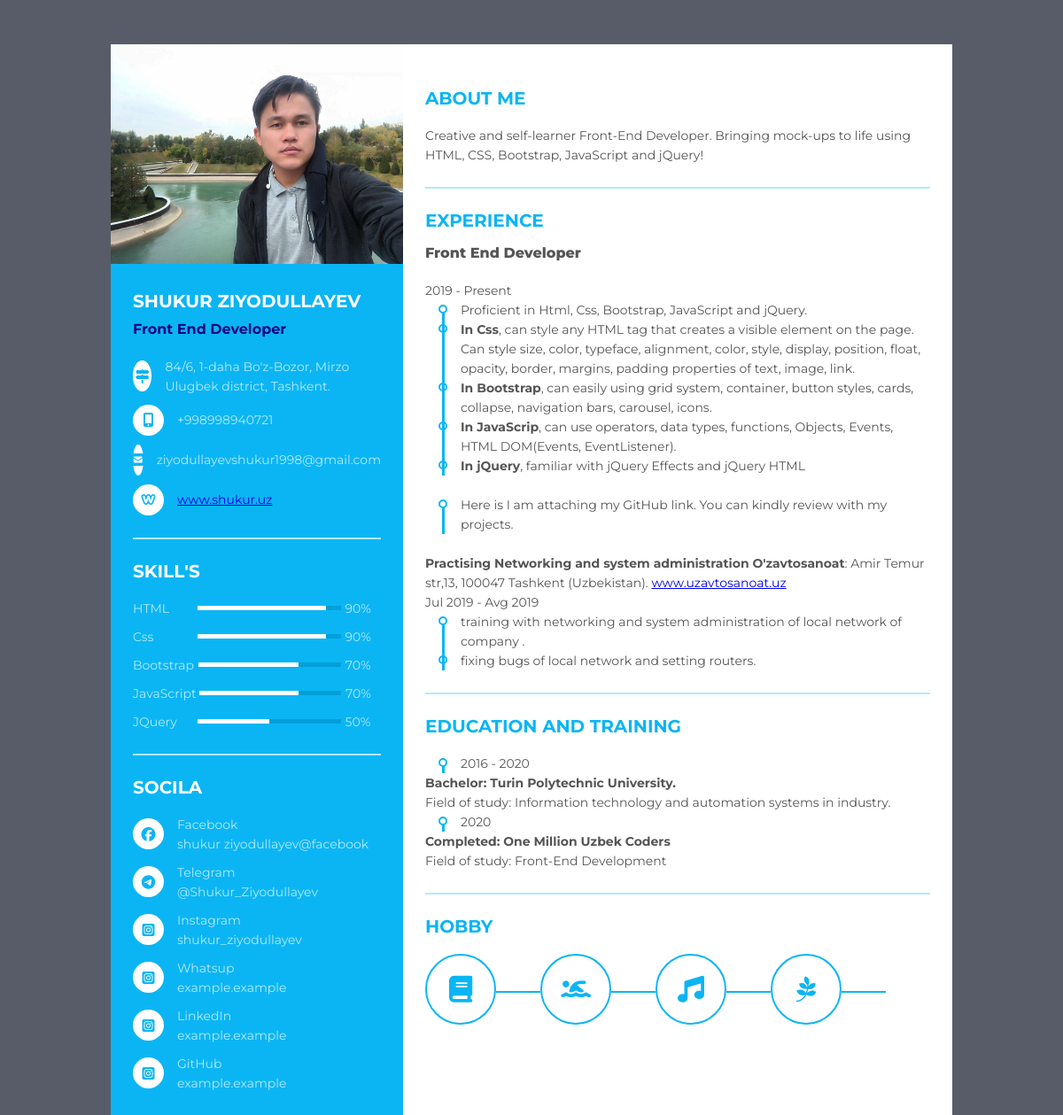
The page / on the database its author committed.
### coreinfo/models.py (models this page shows, shortened)
class UserInfo(models.Model):
    user_image      = models.ImageField(upload_to='user image/%Y/%m/%d/', verbose_name='User Image')
    user_name       = models.CharField(max_length=200)
    user_profession = models.CharField(max_length=500)
    user_phone     = PhoneNumberField()
    user_email     = models.EmailField(blank=True, null=True)
    user_address   = models.CharField(max_length=500)
    facebook_link       = models.CharField(max_length=200, blank=True, null=True)
    instagram_link      = models.CharField(max_length=200, blank=True, null=True)
    telegram_link       = models.CharField(max_length=200, blank=True, null=True)
    whatsup_link        = models.CharField(max_length=200, blank=True, null=True)
    linkedin_link       = models.CharField(max_length=200, blank=True, null=True)
    github_link         = models.CharField(max_length=200, blank=True, null=True)
    stackoverflow_link  = models.CharField(max_length=200, blank=True, null=True)
    user_info       = models.TextField(verbose_name='About Me')
    user_experience = models.TextField(verbose_name='Experience')
    user_edu        = models.TextField(verbose_name='Education And Training')

### coreinfo/views.py (the view)
# urls.py: 2. Add a URL to urlpatterns:  path('', views.home, name='home')
def home(request, *args, **kwargs):
    object_list = UserInfo.objects.all()
    return render(
        request=request,
        template_name='coreinfo/index.html',
        context={'object_list' : object_list}
    )

### templates/coreinfo/index.html (shortened to what this page needs)
<!DOCTYPE html>
<html lang="en">
{% load static %}
<head>
    <link rel="stylesheet" href="{% static 'css/style.css' %}">
</head>
<body>
    {% for object in object_list %}
    <div class="resume">
        <div class="resume_left">
            <div class="resume_profile">
                {% if object.user_image.url %}
                    <img src="{{ object.user_image.url }}" alt="" alt="profile_pic">
                {% else %}
                    <img src="{% static 'images/anonymous-user.png' %}" alt="" alt="profile_pic">
                {% endif %}
            </div>
            {% include "coreinfo/includes/user-contact.html" %}
               {% include "coreinfo/includes/skills.html" %}
               {% include "coreinfo/includes/social-links.html" %}
            </div>
        </div>
        <div class="resume_right">
            <div class="resume_item resume_about">
                <div class="title">
                    <p class="bold">About Me</p>
                </div>
                <p>{{ object.user_info|safe }}</p>
            </div>
            {% include "coreinfo/includes/experience.html" %}
            {% include "coreinfo/includes/edu-train.html" %}
            <div class="resume_item resume_hobby">
                <div class="title">
                    <p class="bold">Hobby</p>
                </div>
                <ul>
                    <li><i class="fas fa-book" aria-hidden="true"></i></li>
                    <li><i class="fas fa-swimmer" aria-hidden="true"></i></li>
                    <li><i class="fas fa-music" aria-hidden="true"></i></li>
                    <li><i class="fab fa-pagelines" aria-hidden="true"></i></li>
                </ul>
            </div>
        </div>
    </div>
    {% endfor    %}
</body>
</html>

### templates/coreinfo/includes/user-contact.html
            <div class="resume_content">
                <div class="resume_item resume_info">
                    <div class="title">
                        <p class="bold">{{ object.user_name }}</p>
                        <p class="regular">{{ object.user_profession }}</p>
                    </div>
                    <ul>
                        <li>
                            <div class="icon">
                                <i class="fas fa-map-signs"></i>
                            </div>
                            <div class="data">
                                {{ object.user_address  }}
                            </div>
                        </li>
                        <li>
                            <div class="icon">
                                <i class="fas fa-mobile-alt"></i>
                            </div>
                            <div class="data">
                                {{ object.user_phone }}
                            </div>
                        </li>
                        <li>
                            <div class="icon">
                                <i class="fas fa-envelope-square"></i>
                            </div>
                            <div class="data">
                                {{ object.user_email }}
                            </div>
                        </li>
                        <li>
                            <div class="icon">
                                <i class="fab fa-weebly"></i>
                            </div>
                            <div class="data">
                                <a  href='www.shukur.uz'>www.shukur.uz</a>
                            </div>
                        </li>
                    </ul>
                </div>

### templates/coreinfo/includes/skills.html
   <div class="resume_item resume_skills">
    <div class="title">
        <p class="bold">skill's</p>
    </div>
    <ul>
        <li>
            <div class="skill_name">
                HTML
            </div>
            <div class="skill_progress">
                <span style="width: 90%;"></span>
            </div>
            <div class="skill_per">90%</div>
        </li>
        <li>
            <div class="skill_name">
                Css
            </div>
            <div class="skill_progress">
                <span style="width: 90%;"></span>
            </div>
            <div class="skill_per">90%</div>
        </li>
        <li>
            <div class="skill_name">
                Bootstrap
            </div>
            <div class="skill_progress">
                <span style="width: 70%;"></span>
            </div>
            <div class="skill_per">70%</div>
        </li>
        <li>
            <div class="skill_name">
                JavaScript
            </div>
            <div class="skill_progress">
                <span style="width: 70%;"></span>
            </div>
            <div class="skill_per">70%</div>
        </li>
        <li>
            <div class="skill_name">
                JQuery
            </div>
            <div class="skill_progress">
                <span style="width: 50%;"></span>
            </div>
            <div class="skill_per">50%</div>
        </li>
    </ul>
</div>

### templates/coreinfo/includes/social-links.html (shortened to what this page needs)
<div class="resume_item resume_social">
    <div class="title">
        <p class="bold">socila</p>
    </div>
    <ul>
        <li>
            <div class="icon">
                <i class="fab fa-facebook"></i>
            </div>
            <div class="data">
                {% if object.facebook_link %}
                    <p class="semi_bold"> Facebook </p>
                    <p>{{ object.facebook_link }}</p>
                {% endif %}
            </div>
        </li>
        <li>
            <div class="icon">
                <i class="fab fa-telegram"></i>
            </div>
            <div class="data">
                {% if object.telegram_link %}
                    <p class="semi_bold"> Telegram </p>
                    <p>{{ object.telegram_link }}</p>
                {% endif %}
            </div>
        </li>
        <li>
            <div class="icon">
                <i class="fab fa-instagram-square"></i>
            </div>
            <div class="data">
                {% if object.instagram_link %}
                    <p class="semi_bold"> Instagram </p>
                    <p>{{ object.instagram_link }}</p>
                {% endif %}
            </div>
        </li>
        {% if object.whatsup_link %}
        <li>
            <div class="icon">
                <i class="fab fa-instagram-square"></i>
            </div>
            <div class="data">
                {% if object.whatsup_link %}
                    <p class="semi_bold"> Whatsup </p>
                    <p>{{ object.whatsup_link }}</p>
                {% endif %}
            </div>
        </li>
        {% endif %}
        {% if object.linkedin_link %}
        <li>
            <div class="icon">
                <i class="fab fa-instagram-square"></i>
            </div>
            <div class="data">
                {% if object.linkedin_link %}
                    <p class="semi_bold"> LinkedIn </p>
                    <p>{{ object.linkedin_link }}</p>
                {% endif %}
            </div>
        </li>
        {% endif %}
        {% if object.github_link %}
        <li>
            <div class="icon">
                <i class="fab fa-instagram-square"></i>
            </div>
            <div class="data">
                {% if object.github_link %}
                    <p class="semi_bold"> GitHub </p>
                    <p>{{ object.github_link }}</p>
                {% endif %}
            </div>
        </li>
        {% endif %}
    </ul>
</div>

### templates/coreinfo/includes/experience.html
            <div class="resume_item resume_work">
                <div class="title">
                    <p class="bold">Experience</p>
                    <p class="semi-bold" style="margin-top: 15px;">Front End Developer</p>
                </div>
                <p>{{ object.user_experience|safe }}</p>
            </div>

### templates/coreinfo/includes/edu-train.html
<div class="resume_item resume_education">
    <div class="title">
        <p class="bold">Education And Training</p>
    </div>
    <p>{{ object.user_edu|safe }}</p>
</div>

### files/css/style.css (style rules this page uses)
* { margin: 0; padding: 0; box-sizing: border-box; list-style: none; font-family: 'Montserrat', sans-serif;; }
body { background: #585c68; font-size: 14px; line-height: 22px; color: #555555; }
.bold { font-weight: 700; font-size: 20px; text-transform: uppercase; }
.semi-bold { font-weight: 800; font-size: 16px; }
.resume { width: 950px; height: auto; display: flex; margin: 50px auto; }
.resume .resume_left { width: 330px; background: #0bb5f4; }
.resume .resume_left .resume_profile img { width: 100%; height: 100%; }
.resume .resume_left .resume_content { padding: 0 25px; }
.resume .title { margin-bottom: 20px; }
.resume .resume_left .bold { color: #ffffff; }
.resume .resume_left .regular { margin-top: 10px; font-size: medium; font-weight: bold; color: #11067c; }
.resume .resume_item { padding:25px 0; border-bottom: 2px solid #b1eaff; }
.resume .resume_left .resume_item:last-child , .resume .resume_right .resume_item:last-child { border-bottom: 0px; }
.resume .resume_left ul li { display: flex; align-items: center; margin-bottom: 10px; }
.resume .resume_left ul li:last-child { margin-bottom: 0; }
.resume .resume_left ul li .icon { width: 35px; height: 35px; background: #ffffff; color: #0bb5f4; border-radius: 50%; margin-right: 15px; font-size: 16px; position: relative; }
.resume .resume_left ul li i, .resume .resume_right .resume_hobby ul li i { position: absolute; top: 50%; left: 50%; transform: translate(-50%, -50%); }
.resume .resume_left ul li .data { color: #b1eaff; }
.resume .resume_left .resume_skills ul li { color: #b1eaff; justify-content: space-between; }
.resume .resume_left .resume_skills ul li .skill_name { width: 25%; }
.resume .resume_left .resume_skills ul li .skill_progress { width: 60%; margin: 0 5px; height: 5px; background: #009fd9; position: relative; }
.resume .resume_left .resume_skills ul li .skill_per { width: 15%; }
.resume .resume_left .resume_skills ul li .skill_progress span { position: absolute; top: 0; left: 0; height: 100%; background: #ffffff; }
.resume .resume_right { width: 620px; background: #ffffff; padding: 25px; }
.resume .resume_right .bold { color: #0bb5f4; }
.resume .resume_right .resume_work ul, .resume .resume_right .resume_education ul { padding-left: 40px; overflow: hidden; }
.resume .resume_right ul li { list-style-type: none; position: relative; }
.resume .resume_right .resume_work ul li:before, .resume .resume_right .resume_education ul li:before { content:" "; position: absolute; top: 5px; left: -25px; width: 6px; height: 6px; border-radius: 50%; border: 2px solid #0bb5f4; }
.resume .resume_right .resume_work ul li:after, .resume .resume_right .resume_education ul li:after { content:" "; position: absolute; top: 14px; left: -21px; width: 3px; height: 92px; background: #0bb5f4; }
.resume .resume_right .resume_hobby { width: 470px; }
.resume .resume_right .resume_hobby ul { display: flex; justify-content: space-between; }
.resume .resume_right .resume_hobby ul li { width: 80px; height: 80px; border: 2px solid #0bb5f4; border-radius: 50%; position: relative; color: #0bb5f4; }
.resume .resume_right .resume_hobby ul li i { font-size: 30px; }
.resume .resume_right .resume_hobby ul li:before { content:" "; position: absolute; top: 40px; right: -52px; width: 50px; height: 2px; background: #0bb5f4; }

### rows shown on the page
UserInfo: user_image (picture), user_name "SHUKUR ZIYODULLAYEV", user_profession "Front End Developer", user_address "84/6, 1-daha Bo'z-Bozor, Mirzo Ulugbek district, Tashkent.", user_phone "+998998940721", user_email "ziyodullayevshukur1998@gmail.com", facebook_link "shukur ziyodullayev@facebook", telegram_link "@Shukur_Ziyodullayev", instagram_link "shukur_ziyodullayev", whatsup_link "example.example", linkedin_link "example.example", github_link "example.example", user_info "Creative and self-learner Front-End Developer. Bringing mock-ups to life using HTML, CSS, Bootstrap, JavaScript and jQuery!", user_experience "2019 - Present Proficient in Html, Css, Bootstrap, JavaScript and jQuery. In Css , can style any HTML tag that creates a visible element on the page. Can style size, color, typeface, alignment, color, style, display, position, float, opacity, border, margins, padding properties of text, image, link. In Bootstrap , can easily using grid system, container, button styles, cards, collapse, navigation bars, carousel, icons. In JavaScrip , can use operators, data types, functions, Objects, Events, HTML DOM(Events, EventListener). In jQuery , familiar with jQuery Effects and jQuery HTML Here is I am attaching my GitHub link. You can kindly review with my projects. Practising Networking and system…", user_edu "2016 - 2020 Bachelor: Turin Polytechnic University. Field of study: Information technology and automation systems in industry. 2020 Completed: One Million Uzbek Coders Field of study: Front-End Development"
